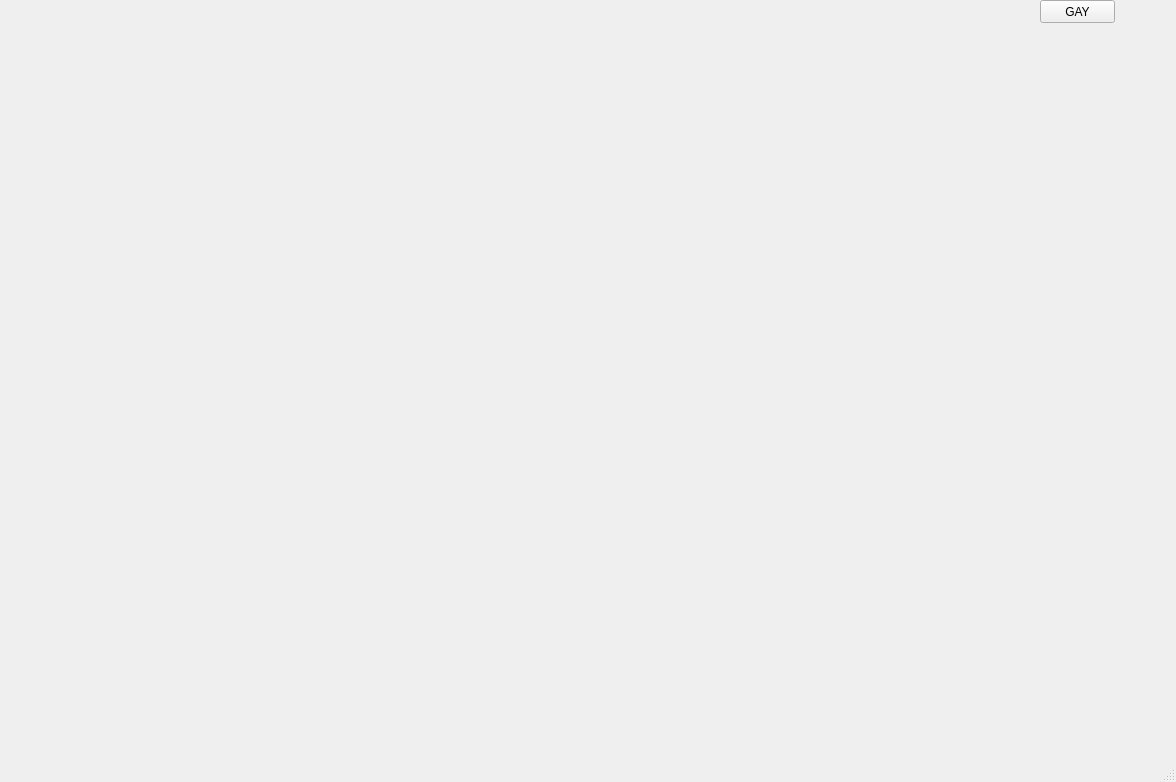
<?xml version="1.0" encoding="UTF-8"?>
<ui version="4.0">
 <class>MainWindow</class>
 <widget class="QMainWindow" name="MainWindow">
  <property name="geometry">
   <rect>
    <x>0</x>
    <y>0</y>
    <width>1176</width>
    <height>782</height>
   </rect>
  </property>
  <property name="windowTitle">
   <string>MainWindow</string>
  </property>
  <widget class="QWidget" name="centralwidget">
   <widget class="QPushButton" name="gayButton">
    <property name="geometry">
     <rect>
      <x>1040</x>
      <y>0</y>
      <width>75</width>
      <height>23</height>
     </rect>
    </property>
    <property name="text">
     <string>GAY</string>
    </property>
   </widget>
   <widget class="QLabel" name="label">
    <property name="geometry">
     <rect>
      <x>0</x>
      <y>-10</y>
      <width>1011</width>
      <height>751</height>
     </rect>
    </property>
    <property name="text">
     <string/>
    </property>
    <property name="pixmap">
     <pixmap>map.png</pixmap>
    </property>
    <property name="scaledContents">
     <bool>true</bool>
    </property>
   </widget>
  </widget>
  <widget class="QMenuBar" name="menubar">
   <property name="geometry">
    <rect>
     <x>0</x>
     <y>0</y>
     <width>1176</width>
     <height>21</height>
    </rect>
   </property>
  </widget>
  <widget class="QStatusBar" name="statusbar"/>
 </widget>
 <resources/>
 <connections/>
</ui>
